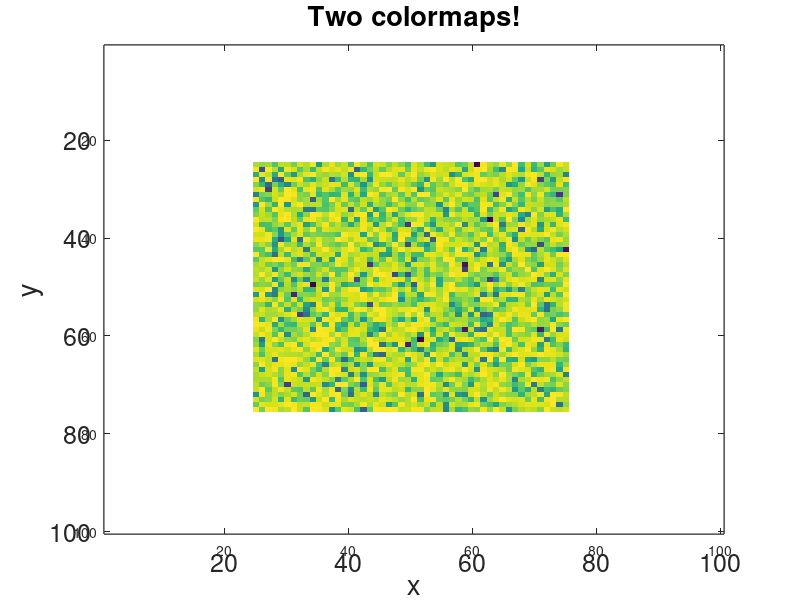

MATLAB code for this plot: (Note: this script raises an error after producing the figure.)
% minimal working example of overlaying multiple/different colormaps
% ktr oct 28, 2016

% This problem occurs time and again, where it might be useful to use
%   multiple colormaps or plots on the same axes in matlab. Here is an
%   example of how to do that. 
% This example plots a grid of points, then defines a given region of 
%   interest (ROI) that we want to map in a different colormap. This can be 
%   applied to other plotting projects as well 
%%
% some big grid of values
z = log10(rand(100,100)/25);
    x = 1:1:length(z);
    y = 1:1:length(z);
% your ROI region and values
z1 = log10(rand(50,50));
    x1 = 25:1:75;
    y1 = 25:1:75;
% if you want to keep dynamic range same, define it up front:
dynRange = [-2.5 0];

% PLOT ------------------------------
figure,
   % first axes
    ax1 = axes;
    imagesc(x,y,z,dynRange)
    % label axes and definitions before defining ax2
    hx = xlabel('x'); hy = ylabel('y');
    ht = title('Two colormaps!');
    set(gca, 'FontSize',18)
   % second axes
    view(2)
    ax2 = axes;
    imagesc(x1,y1,z1,dynRange)
    % Link axes
    linkaxes([ax1,ax2])
    % Hide top axes
    ax2.Visible = 'off';
    ax2.XTick = [];
    ax2.YTick = [];
    % Give each axes its own colormap
    colormap(ax1,'gray')
    colormap(ax2,'hot')
    hold on, 
    
    % plot your roi boundaries too (something like this...)
    dx1 = abs(x1(2)- x1(1));
    dy1 = abs(y1(2)- y1(1));
    xbox = [x1(1)-dx1 x1 x1(end)+dx1];
    ybox = [y1(1)-dy1 y1 y1(end)+dy1];
    % horizontal lines
    hlineroi(1,:) = line(xbox, repmat(ybox(1),   1,length(x1)+2));
    hlineroi(2,:) = line(xbox, repmat(ybox(end),1,length(x1)+2));
    % vertical lines
    hlineroi(3,:) = line(repmat(xbox(1),  1,length(y1)+2) ,ybox);
    hlineroi(4,:) = line(repmat(xbox(end),1,length(y1)+2) ,ybox);
    set(hlineroi, 'LineStyle','-', 'LineWidth', 5, 'Color', 'm')
    
